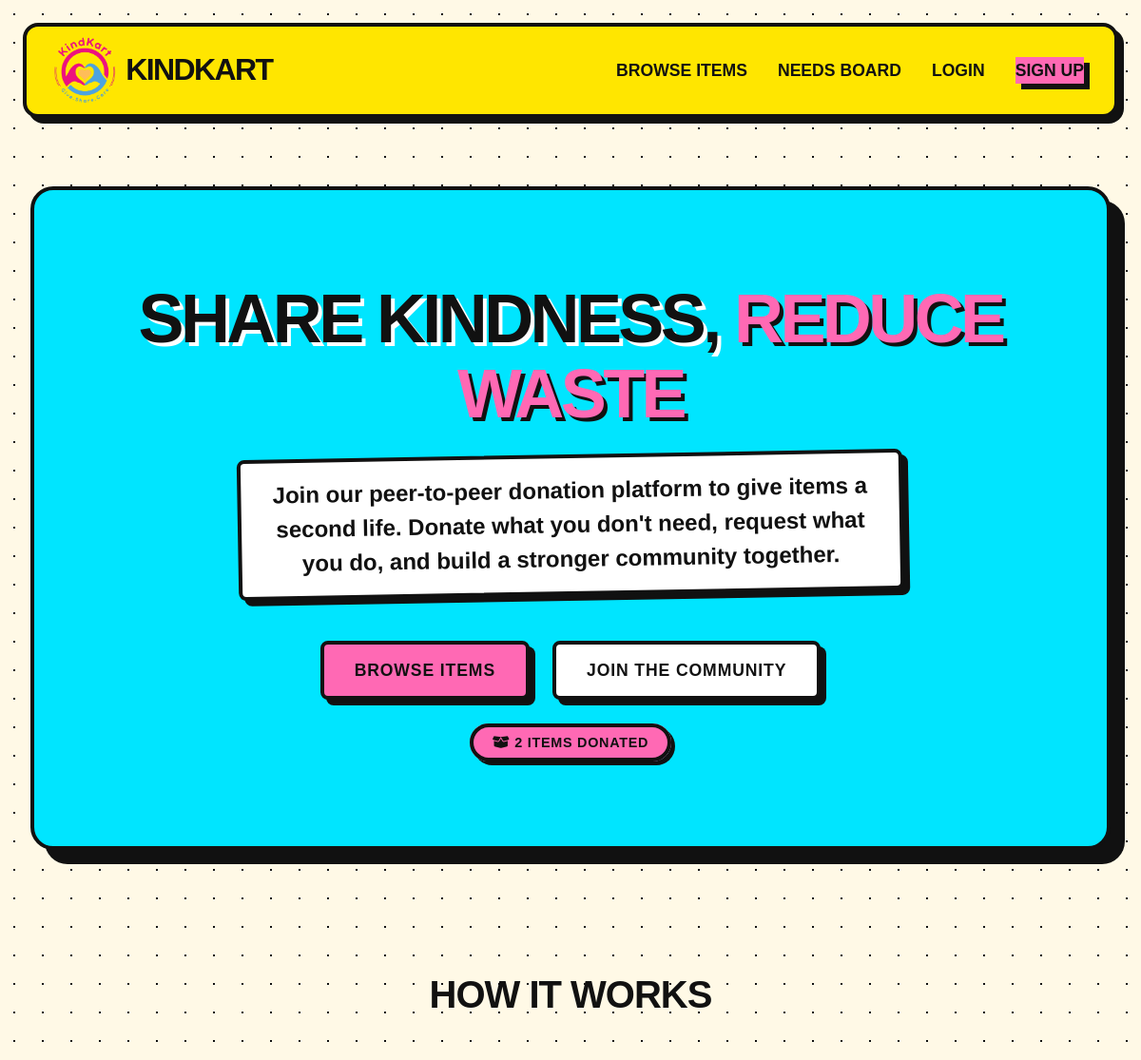
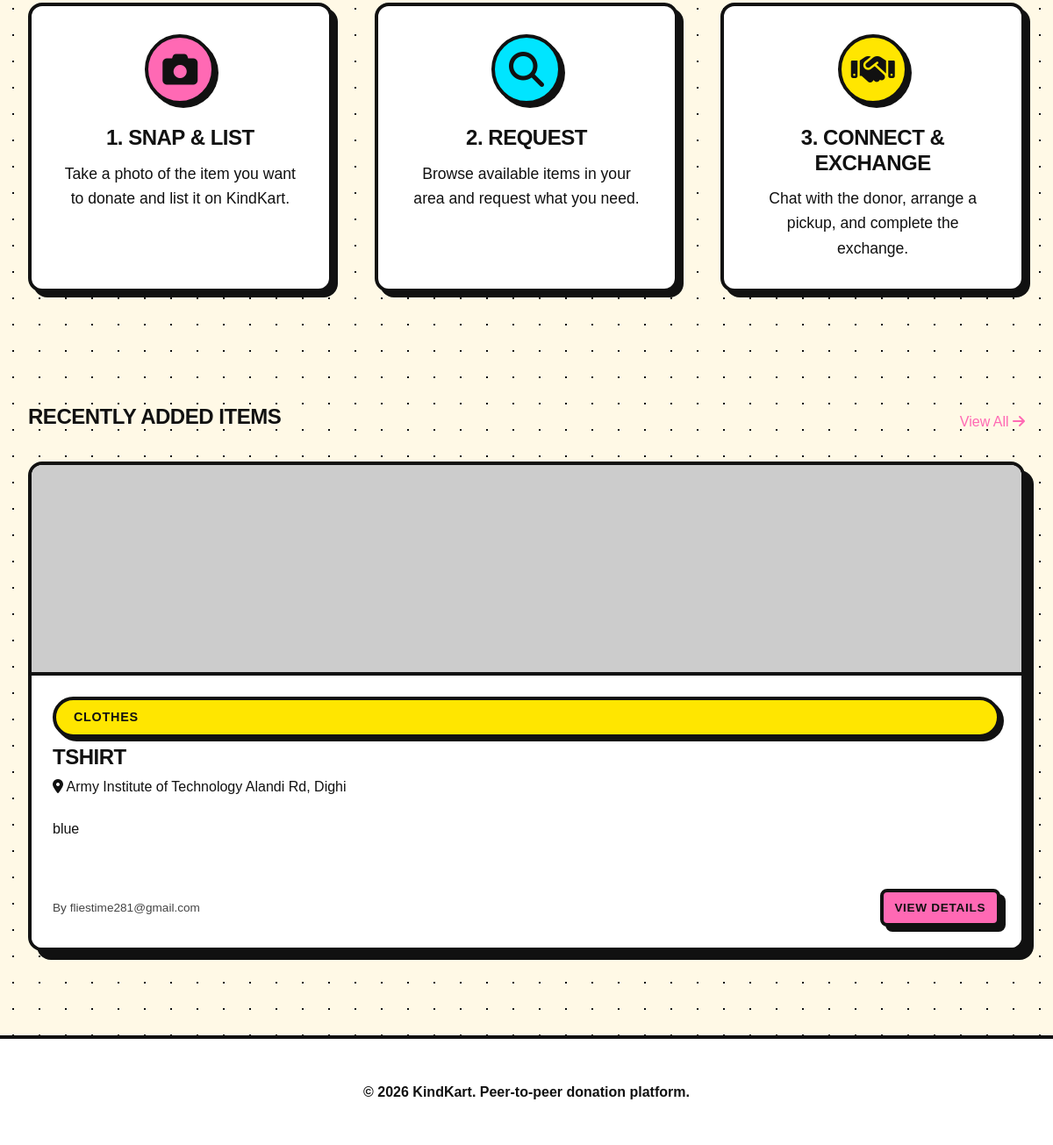
Before: / with the older database file (2 pictures, top to bottom).
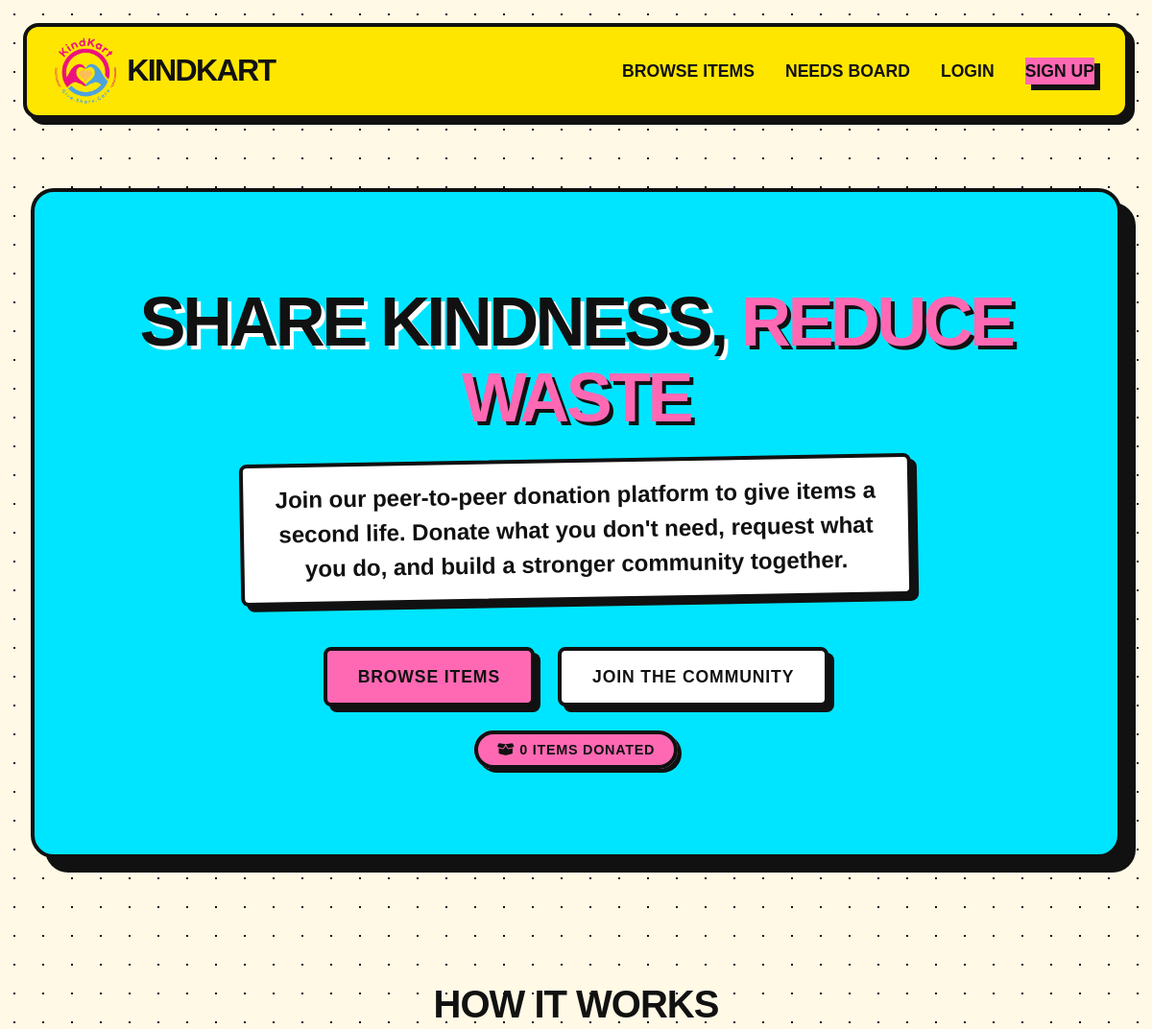
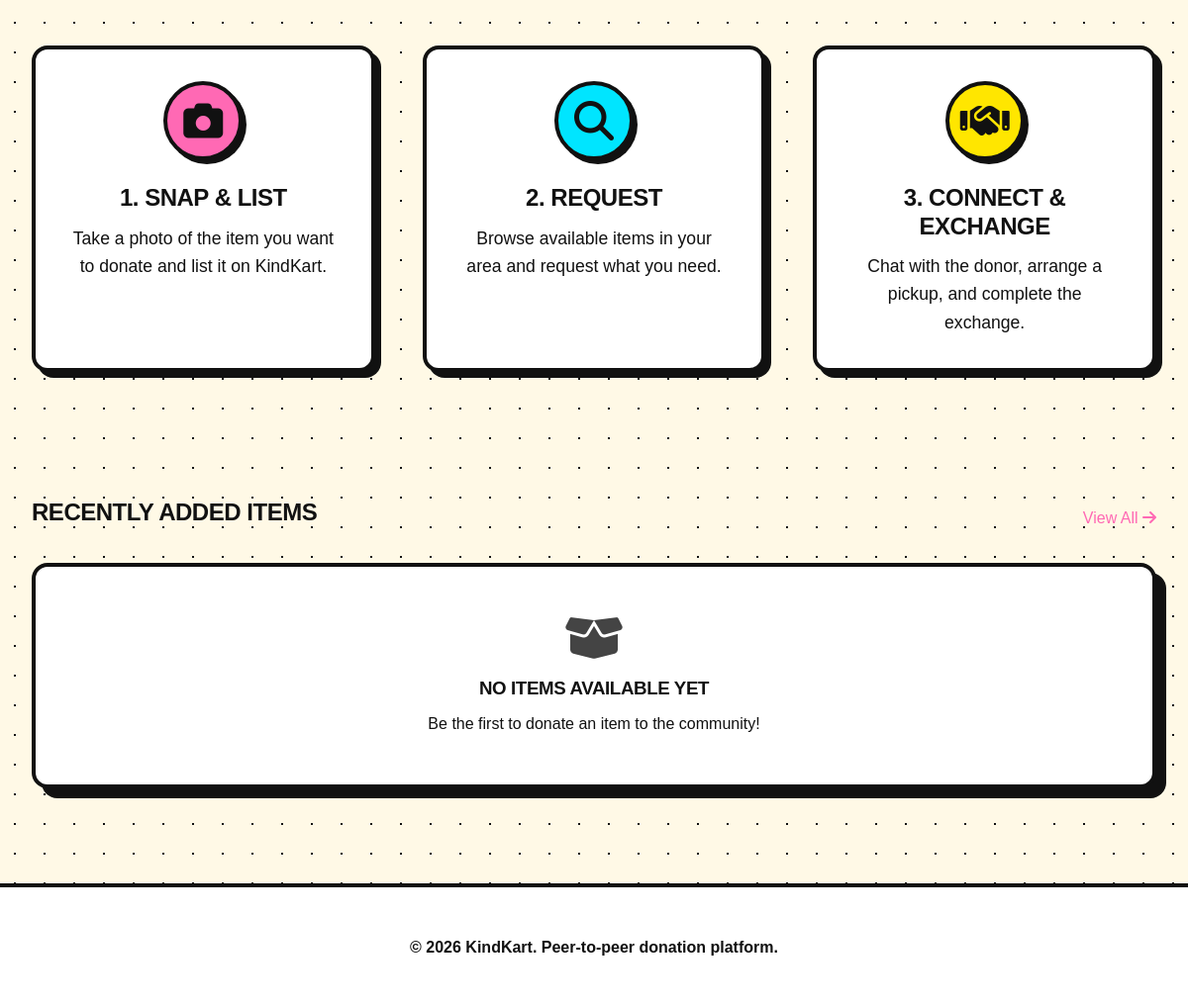
After: the same page with the newer database file (2 pictures, top to bottom).
### models/models.py (models this page shows)
class Item(db.Model):
    id = db.Column(db.Integer, primary_key=True)
    title = db.Column(db.String(140), nullable=False)
    category = db.Column(db.String(64), nullable=False) # clothes, books, electronics, furniture, others
    description = db.Column(db.Text, nullable=False)
    condition = db.Column(db.String(64), nullable=False)
    image_url = db.Column(db.String(256))
    pickup_location = db.Column(db.String(120), nullable=False)
    status = db.Column(db.String(64), default='available') # available, pending, completed
    created_at = db.Column(db.DateTime, default=datetime.utcnow)
    donor_id = db.Column(db.Integer, db.ForeignKey('user.id'))
    requests = db.relationship('Request', backref='item', lazy='dynamic')

class User(db.Model, UserMixin):
    id = db.Column(db.Integer, primary_key=True)
    username = db.Column(db.String(64), index=True, unique=True, nullable=False)
    email = db.Column(db.String(120), index=True, unique=True, nullable=False)
    password_hash = db.Column(db.String(128))
    location = db.Column(db.String(120))
    items_donated_count = db.Column(db.Integer, default=0)
    people_helped_count = db.Column(db.Integer, default=0)
    reputation_score = db.Column(db.Integer, default=0)
    created_at = db.Column(db.DateTime, default=datetime.utcnow)
    donations = db.relationship('Item', backref='donor', lazy='dynamic')
    requests_sent = db.relationship('Request', foreign_keys='Request.requester_id', backref='requester', lazy='dynamic')
    messages_sent = db.relationship('Message', backref='sender', lazy='dynamic')
    notifications = db.relationship('Notification', backref='user', lazy='dynamic')
    wishlist = db.relationship('Wishlist', backref='user', lazy='dynamic')

### routes/main.py (the view)
@main_bp.route('/')
def index():
    recent_items = Item.query.filter_by(status='available').order_by(Item.created_at.desc()).limit(3).all()
    items_donated = Item.query.count()
    return render_template('index.html', recent_items=recent_items, items_donated=items_donated)

### templates/index.html (shortened to what the changed rows need)
{% extends "base.html" %}
{% block content %}
<section class="hero">
    <h1>Share Kindness, <span>Reduce Waste</span></h1>
    <div style="margin-top: 2rem;">
        <span class="badge badge-primary"><i class="fa-solid fa-box-open"></i> {{ items_donated }} Items Donated</span>
    </div>
</section>
<section class="features" style="padding: 4rem 0; margin-bottom: 4rem;">
    <h2 style="text-align: center; margin-bottom: 3rem; font-size: 2.5rem; letter-spacing: -0.025em;">How It Works</h2>
</section>
<section class="recent-items" style="margin-bottom: 3rem;">
    <div style="display: flex; justify-content: space-between; align-items: center; margin-bottom: 1.5rem;">
        <h2>Recently Added Items</h2>
    </div>
    {% if recent_items %}
    <div style="display: grid; grid-template-columns: repeat(auto-fit, minmax(300px, 1fr)); gap: 2rem;">
        {% for item in recent_items %}
        <div class="card">
            <img src="{{ url_for('static', filename='images/uploads/' + (item.image_url if item.image_url else 'placeholder.jpg')) }}" class="card-img-top" alt="{{ item.title }}" onerror="this.src='https://placehold.co/600x400/eeeeee/2ecc71?text=No+Image'">
            <div class="card-body">
                <span class="badge badge-secondary" style="margin-bottom: 0.5rem; display: inline-block;">{{ item.category }}</span>
                <h3 class="card-title">{{ item.title }}</h3>
                <p class="card-text" style="color: var(--text-color);">
                    <i class="fa-solid fa-location-dot"></i> {{ item.pickup_location }}
                </p>
                <p class="card-text">
                    {{ item.description[:80] }}{% if item.description|length > 80 %}...{% endif %}
                </p>
                <div style="display: flex; justify-content: space-between; align-items: center; margin-top: 1rem; border-top: 1px solid var(--border-color); padding-top: 1rem;">
                    <span style="font-size: 0.85rem; color: var(--text-muted);">
                        By <a href="{{ url_for('main.user_profile', username=item.donor.username) }}" style="text-decoration: none; color: inherit;">{{ item.donor.username }}</a>
                    </span>
                    <a href="{{ url_for('items.detail', item_id=item.id) }}" class="btn btn-primary" style="padding: 0.4rem 0.8rem; font-size: 0.85rem;">View Details</a>
                </div>
            </div>
        </div>
        {% endfor %}
    </div>
    {% else %}
    <div class="card" style="text-align: center; padding: 3rem;">
        <i class="fa-solid fa-box-open" style="font-size: 3rem; color: var(--text-muted); margin-bottom: 1rem;"></i>
        <h3>No items available yet</h3>
        <p>Be the first to donate an item to the community!</p>
    </div>
    {% endif %}
</section>
{% endblock %}

Changed rows visible on the page:
removed Item: category "CLOTHES", title "TSHIRT", pickup_location "Army Institute of Technology Alandi Rd, Dighi", description "blue", donor.username "fliestime281@gmail.com"
Other visible differences:
{{ items_donated }}: "2" → "0"
text now shown: "NO ITEMS AVAILABLE YET Be the first to donate an item to the community!"
